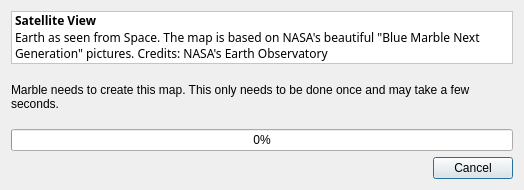
<?xml version="1.0" encoding="UTF-8"?>
<ui version="4.0">
 <class>TileCreatorDialog</class>
 <widget class="QDialog" name="TileCreatorDialog">
  <property name="geometry">
   <rect>
    <x>0</x>
    <y>0</y>
    <width>524</width>
    <height>190</height>
   </rect>
  </property>
  <property name="minimumSize">
   <size>
    <width>500</width>
    <height>190</height>
   </size>
  </property>
  <property name="windowTitle">
   <string>Creating Map</string>
  </property>
  <layout class="QVBoxLayout">
   <property name="spacing">
    <number>6</number>
   </property>
   <item>
    <widget class="QLabel" name="descriptionLabel">
     <property name="palette">
      <palette>
       <active>
        <colorrole role="WindowText">
         <brush brushstyle="SolidPattern">
          <color alpha="255">
           <red>0</red>
           <green>0</green>
           <blue>0</blue>
          </color>
         </brush>
        </colorrole>
        <colorrole role="Button">
         <brush brushstyle="SolidPattern">
          <color alpha="255">
           <red>255</red>
           <green>255</green>
           <blue>255</blue>
          </color>
         </brush>
        </colorrole>
        <colorrole role="Light">
         <brush brushstyle="SolidPattern">
          <color alpha="255">
           <red>255</red>
           <green>255</green>
           <blue>255</blue>
          </color>
         </brush>
        </colorrole>
        <colorrole role="Midlight">
         <brush brushstyle="SolidPattern">
          <color alpha="255">
           <red>255</red>
           <green>255</green>
           <blue>255</blue>
          </color>
         </brush>
        </colorrole>
        <colorrole role="Dark">
         <brush brushstyle="SolidPattern">
          <color alpha="255">
           <red>127</red>
           <green>127</green>
           <blue>127</blue>
          </color>
         </brush>
        </colorrole>
        <colorrole role="Mid">
         <brush brushstyle="SolidPattern">
          <color alpha="255">
           <red>170</red>
           <green>170</green>
           <blue>170</blue>
          </color>
         </brush>
        </colorrole>
        <colorrole role="Text">
         <brush brushstyle="SolidPattern">
          <color alpha="255">
           <red>0</red>
           <green>0</green>
           <blue>0</blue>
          </color>
         </brush>
        </colorrole>
        <colorrole role="BrightText">
         <brush brushstyle="SolidPattern">
          <color alpha="255">
           <red>255</red>
           <green>255</green>
           <blue>255</blue>
          </color>
         </brush>
        </colorrole>
        <colorrole role="ButtonText">
         <brush brushstyle="SolidPattern">
          <color alpha="255">
           <red>0</red>
           <green>0</green>
           <blue>0</blue>
          </color>
         </brush>
        </colorrole>
        <colorrole role="Base">
         <brush brushstyle="SolidPattern">
          <color alpha="255">
           <red>255</red>
           <green>255</green>
           <blue>255</blue>
          </color>
         </brush>
        </colorrole>
        <colorrole role="Window">
         <brush brushstyle="SolidPattern">
          <color alpha="255">
           <red>255</red>
           <green>255</green>
           <blue>255</blue>
          </color>
         </brush>
        </colorrole>
        <colorrole role="Shadow">
         <brush brushstyle="SolidPattern">
          <color alpha="255">
           <red>0</red>
           <green>0</green>
           <blue>0</blue>
          </color>
         </brush>
        </colorrole>
        <colorrole role="Highlight">
         <brush brushstyle="SolidPattern">
          <color alpha="255">
           <red>103</red>
           <green>141</green>
           <blue>178</blue>
          </color>
         </brush>
        </colorrole>
        <colorrole role="HighlightedText">
         <brush brushstyle="SolidPattern">
          <color alpha="255">
           <red>255</red>
           <green>255</green>
           <blue>255</blue>
          </color>
         </brush>
        </colorrole>
        <colorrole role="Link">
         <brush brushstyle="SolidPattern">
          <color alpha="255">
           <red>0</red>
           <green>0</green>
           <blue>238</blue>
          </color>
         </brush>
        </colorrole>
        <colorrole role="LinkVisited">
         <brush brushstyle="SolidPattern">
          <color alpha="255">
           <red>82</red>
           <green>24</green>
           <blue>139</blue>
          </color>
         </brush>
        </colorrole>
        <colorrole role="AlternateBase">
         <brush brushstyle="SolidPattern">
          <color alpha="255">
           <red>255</red>
           <green>255</green>
           <blue>255</blue>
          </color>
         </brush>
        </colorrole>
       </active>
       <inactive>
        <colorrole role="WindowText">
         <brush brushstyle="SolidPattern">
          <color alpha="255">
           <red>0</red>
           <green>0</green>
           <blue>0</blue>
          </color>
         </brush>
        </colorrole>
        <colorrole role="Button">
         <brush brushstyle="SolidPattern">
          <color alpha="255">
           <red>255</red>
           <green>255</green>
           <blue>255</blue>
          </color>
         </brush>
        </colorrole>
        <colorrole role="Light">
         <brush brushstyle="SolidPattern">
          <color alpha="255">
           <red>255</red>
           <green>255</green>
           <blue>255</blue>
          </color>
         </brush>
        </colorrole>
        <colorrole role="Midlight">
         <brush brushstyle="SolidPattern">
          <color alpha="255">
           <red>255</red>
           <green>255</green>
           <blue>255</blue>
          </color>
         </brush>
        </colorrole>
        <colorrole role="Dark">
         <brush brushstyle="SolidPattern">
          <color alpha="255">
           <red>127</red>
           <green>127</green>
           <blue>127</blue>
          </color>
         </brush>
        </colorrole>
        <colorrole role="Mid">
         <brush brushstyle="SolidPattern">
          <color alpha="255">
           <red>170</red>
           <green>170</green>
           <blue>170</blue>
          </color>
         </brush>
        </colorrole>
        <colorrole role="Text">
         <brush brushstyle="SolidPattern">
          <color alpha="255">
           <red>0</red>
           <green>0</green>
           <blue>0</blue>
          </color>
         </brush>
        </colorrole>
        <colorrole role="BrightText">
         <brush brushstyle="SolidPattern">
          <color alpha="255">
           <red>255</red>
           <green>255</green>
           <blue>255</blue>
          </color>
         </brush>
        </colorrole>
        <colorrole role="ButtonText">
         <brush brushstyle="SolidPattern">
          <color alpha="255">
           <red>0</red>
           <green>0</green>
           <blue>0</blue>
          </color>
         </brush>
        </colorrole>
        <colorrole role="Base">
         <brush brushstyle="SolidPattern">
          <color alpha="255">
           <red>255</red>
           <green>255</green>
           <blue>255</blue>
          </color>
         </brush>
        </colorrole>
        <colorrole role="Window">
         <brush brushstyle="SolidPattern">
          <color alpha="255">
           <red>255</red>
           <green>255</green>
           <blue>255</blue>
          </color>
         </brush>
        </colorrole>
        <colorrole role="Shadow">
         <brush brushstyle="SolidPattern">
          <color alpha="255">
           <red>0</red>
           <green>0</green>
           <blue>0</blue>
          </color>
         </brush>
        </colorrole>
        <colorrole role="Highlight">
         <brush brushstyle="SolidPattern">
          <color alpha="255">
           <red>103</red>
           <green>141</green>
           <blue>178</blue>
          </color>
         </brush>
        </colorrole>
        <colorrole role="HighlightedText">
         <brush brushstyle="SolidPattern">
          <color alpha="255">
           <red>255</red>
           <green>255</green>
           <blue>255</blue>
          </color>
         </brush>
        </colorrole>
        <colorrole role="Link">
         <brush brushstyle="SolidPattern">
          <color alpha="255">
           <red>0</red>
           <green>0</green>
           <blue>238</blue>
          </color>
         </brush>
        </colorrole>
        <colorrole role="LinkVisited">
         <brush brushstyle="SolidPattern">
          <color alpha="255">
           <red>82</red>
           <green>24</green>
           <blue>139</blue>
          </color>
         </brush>
        </colorrole>
        <colorrole role="AlternateBase">
         <brush brushstyle="SolidPattern">
          <color alpha="255">
           <red>255</red>
           <green>255</green>
           <blue>255</blue>
          </color>
         </brush>
        </colorrole>
       </inactive>
       <disabled>
        <colorrole role="WindowText">
         <brush brushstyle="SolidPattern">
          <color alpha="255">
           <red>127</red>
           <green>127</green>
           <blue>127</blue>
          </color>
         </brush>
        </colorrole>
        <colorrole role="Button">
         <brush brushstyle="SolidPattern">
          <color alpha="255">
           <red>255</red>
           <green>255</green>
           <blue>255</blue>
          </color>
         </brush>
        </colorrole>
        <colorrole role="Light">
         <brush brushstyle="SolidPattern">
          <color alpha="255">
           <red>255</red>
           <green>255</green>
           <blue>255</blue>
          </color>
         </brush>
        </colorrole>
        <colorrole role="Midlight">
         <brush brushstyle="SolidPattern">
          <color alpha="255">
           <red>255</red>
           <green>255</green>
           <blue>255</blue>
          </color>
         </brush>
        </colorrole>
        <colorrole role="Dark">
         <brush brushstyle="SolidPattern">
          <color alpha="255">
           <red>127</red>
           <green>127</green>
           <blue>127</blue>
          </color>
         </brush>
        </colorrole>
        <colorrole role="Mid">
         <brush brushstyle="SolidPattern">
          <color alpha="255">
           <red>170</red>
           <green>170</green>
           <blue>170</blue>
          </color>
         </brush>
        </colorrole>
        <colorrole role="Text">
         <brush brushstyle="SolidPattern">
          <color alpha="255">
           <red>127</red>
           <green>127</green>
           <blue>127</blue>
          </color>
         </brush>
        </colorrole>
        <colorrole role="BrightText">
         <brush brushstyle="SolidPattern">
          <color alpha="255">
           <red>255</red>
           <green>255</green>
           <blue>255</blue>
          </color>
         </brush>
        </colorrole>
        <colorrole role="ButtonText">
         <brush brushstyle="SolidPattern">
          <color alpha="255">
           <red>127</red>
           <green>127</green>
           <blue>127</blue>
          </color>
         </brush>
        </colorrole>
        <colorrole role="Base">
         <brush brushstyle="SolidPattern">
          <color alpha="255">
           <red>255</red>
           <green>255</green>
           <blue>255</blue>
          </color>
         </brush>
        </colorrole>
        <colorrole role="Window">
         <brush brushstyle="SolidPattern">
          <color alpha="255">
           <red>255</red>
           <green>255</green>
           <blue>255</blue>
          </color>
         </brush>
        </colorrole>
        <colorrole role="Shadow">
         <brush brushstyle="SolidPattern">
          <color alpha="255">
           <red>0</red>
           <green>0</green>
           <blue>0</blue>
          </color>
         </brush>
        </colorrole>
        <colorrole role="Highlight">
         <brush brushstyle="SolidPattern">
          <color alpha="255">
           <red>86</red>
           <green>117</green>
           <blue>148</blue>
          </color>
         </brush>
        </colorrole>
        <colorrole role="HighlightedText">
         <brush brushstyle="SolidPattern">
          <color alpha="255">
           <red>255</red>
           <green>255</green>
           <blue>255</blue>
          </color>
         </brush>
        </colorrole>
        <colorrole role="Link">
         <brush brushstyle="SolidPattern">
          <color alpha="255">
           <red>0</red>
           <green>0</green>
           <blue>238</blue>
          </color>
         </brush>
        </colorrole>
        <colorrole role="LinkVisited">
         <brush brushstyle="SolidPattern">
          <color alpha="255">
           <red>82</red>
           <green>24</green>
           <blue>139</blue>
          </color>
         </brush>
        </colorrole>
        <colorrole role="AlternateBase">
         <brush brushstyle="SolidPattern">
          <color alpha="255">
           <red>255</red>
           <green>255</green>
           <blue>255</blue>
          </color>
         </brush>
        </colorrole>
       </disabled>
      </palette>
     </property>
     <property name="autoFillBackground">
      <bool>true</bool>
     </property>
     <property name="frameShape">
      <enum>QFrame::StyledPanel</enum>
     </property>
     <property name="frameShadow">
      <enum>QFrame::Sunken</enum>
     </property>
     <property name="text">
      <string>&lt;html&gt;&lt;head&gt;&lt;meta name=&quot;qrichtext&quot; content=&quot;1&quot; /&gt;&lt;/head&gt;&lt;body style=&quot; white-space: pre-wrap; font-family:Sans Serif; font-size:9pt; font-weight:400; font-style:normal; text-decoration:none;&quot;&gt;&lt;p style=&quot; margin-top:0px; margin-bottom:0px; margin-left:0px; margin-right:0px; -qt-block-indent:0; text-indent:0px;&quot;&gt;&lt;span style=&quot; font-weight:600;&quot;&gt;Satellite View&lt;/span&gt;&lt;/p&gt;&lt;p style=&quot; margin-top:0px; margin-bottom:0px; margin-left:0px; margin-right:0px; -qt-block-indent:0; text-indent:0px;&quot;&gt;Earth as seen from Space. The map is based on NASA's beautiful &quot;Blue Marble Next Generation&quot; pictures. Credits: NASA's Earth Observatory&lt;/p&gt;&lt;/body&gt;&lt;/html&gt;</string>
     </property>
     <property name="wordWrap">
      <bool>true</bool>
     </property>
    </widget>
   </item>
   <item>
    <widget class="QLabel" name="messageLabel">
     <property name="text">
      <string>Marble needs to create this map. This only needs to be done once and may take a few seconds.</string>
     </property>
     <property name="wordWrap">
      <bool>true</bool>
     </property>
    </widget>
   </item>
   <item>
    <widget class="QProgressBar" name="progressBar">
     <property name="value">
      <number>0</number>
     </property>
     <property name="orientation">
      <enum>Qt::Horizontal</enum>
     </property>
    </widget>
   </item>
   <item>
    <widget class="QDialogButtonBox" name="buttonBox">
     <property name="standardButtons">
      <set>QDialogButtonBox::Cancel</set>
     </property>
    </widget>
   </item>
  </layout>
 </widget>
 <resources/>
 <connections/>
</ui>
